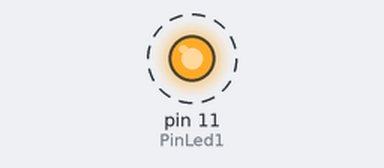
Simulated run of this sketch. Board: Arduino Uno, built with avr-gcc and run on an emulated ATmega328P. Parts: output pins drawn as LEDs (lit = HIGH). Dashed ring = blinking.

Above: at 0.15 s.
Timing chart, 0 to 3.0 s (numbered marks = the images above):
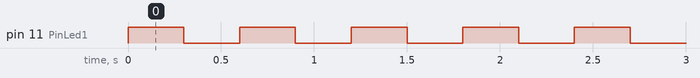

Measured:
- by itself, pin 11 (PinLed1): alternates HIGH for 0.30 s and LOW for 0.30 s

The sketch:

multiple_leds.ino
```cpp
int PinLed1 = 11;
int PinLed2 = 11;
int PinLed3 = 11;
int viteza = 100;

void setup() {
  pinMode(PinLed1, OUTPUT);
  pinMode(PinLed2, OUTPUT);
  pinMode(PinLed3, OUTPUT);

}

void loop() {

  digitalWrite(PinLed1, HIGH);
  delay(viteza);
  digitalWrite(PinLed1, HIGH);
  delay(viteza);
  digitalWrite(PinLed1, HIGH);
  delay(viteza);


  digitalWrite(PinLed1, LOW);
  delay(viteza);
  digitalWrite(PinLed1, LOW);
  delay(viteza);
  digitalWrite(PinLed1, LOW);
  delay(viteza);
}
```
